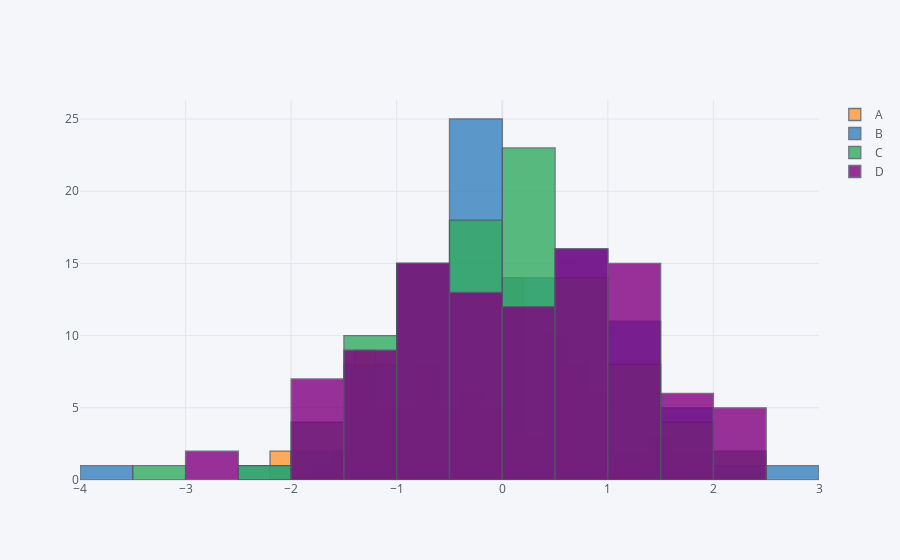

The code cell stored with this chart in its notebook:
### Code cell
df.iplot(kind='hist', bins=25)
